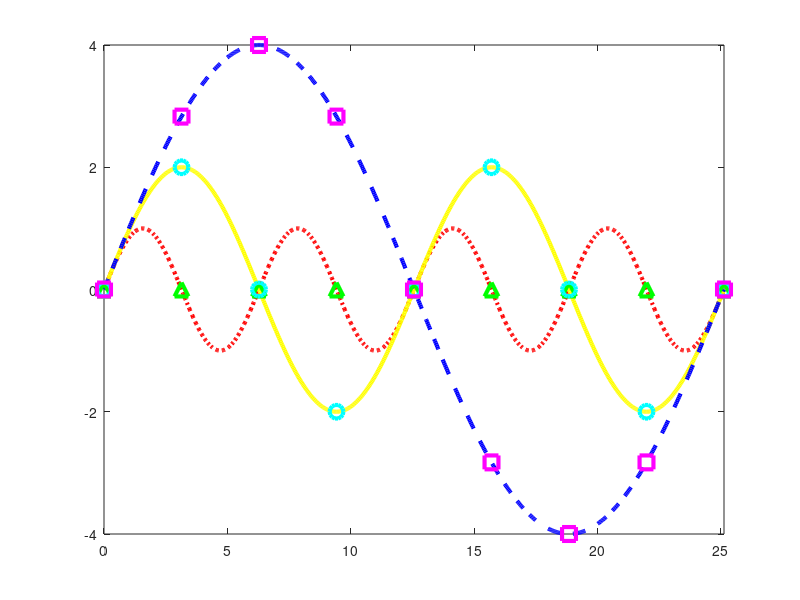

The MATLAB source for this figure:
figure
x = 0:0.01*pi:pi*8;
plot(x,sin(x),'r:','LineWidth',3);hold on;
plot(x,2*sin(x/2),'y','LineWidth',3);hold on;
plot(x,4*sin(x/4),'b--','LineWidth',3);hold on;
x = 0:pi:pi*8;
plot(x,sin(x),'g^','MarkerSize',10,'LineWidth',3);hold on;
plot(x,2*sin(x/2),'co','MarkerSize',10,'LineWidth',3);hold on;
plot(x,4*sin(x/4),'msquare','MarkerSize',10,'LineWidth',3);hold on;
xlim([0 pi*8])
